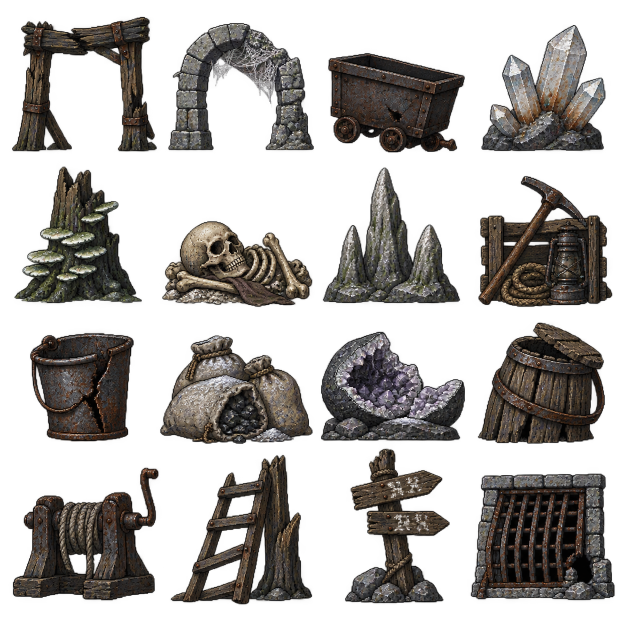
#> input picture image-generation/scene-samples/biome-props-v2/hollow_delve/sheet-1.png, 1254 x 1254 px (shown at 1/2 size)
$ python -i bundle_scenery.py   (imports and definitions only)
#> lines starting #> are read from the running program, lines starting #| are printed output that depends on the picture; after the words box and inside, x2 and y2 are one past the last pixel; in counts of white or black regions, pixels touching at a corner belong together
#> further down, picture is the input picture: PIL image 1254x1254 RGBA; mean R, G, B, A 32.8, 29.6, 26.8, 106.2
### scripts/asset_palette.py
"""One master palette for every game-art exporter (no image/model dependencies at import).

uv run sprite-python scripts/asset_palette.py map SOURCE.png OUTPUT.png
uv run sprite-python scripts/asset_palette.py check [PNG ...]
"""
from __future__ import annotations

import argparse
import hashlib
import json
from pathlib import Path
import re

ROOT = Path(__file__).resolve().parents[1]
PALETTE = ROOT / "assets/palette.json"


def load_palette():
    palette = json.loads(PALETTE.read_text())
    colors = palette.get("colors", [])
    if not 2 <= len(colors) <= 256 or any(not isinstance(c, str) or not re.fullmatch(r"#[0-9a-fA-F]{6}", c) for c in colors):
        raise ValueError("Master palette requires 2..256 #RRGGBB colors")
    if len({c.lower() for c in colors}) != len(colors):
        raise ValueError("Master palette contains duplicate colors")
    return palette


# [14 lines left out: functions palette_contract, palette_guidance, not called in this run]


def palette_colors():
    import numpy as np
    return np.array([list(bytes.fromhex(c[1:])) for c in load_palette()["colors"]], dtype=np.uint8)


def map_palette(image, colors=None, metric="ciede2000"):
    """Map exact RGB values without dithering; bounded memory even for large masters.

    RGBA coverage is preserved byte-for-byte. Fully hidden RGB is cleared and
    cannot influence visible colors. Every identical RGB maps identically across
    assets, frames and biomes. Already-correct palette pixels stay exact.
    """
    import numpy as np
    from PIL import Image
    from skimage.color import rgb2lab, deltaE_ciede2000

    allowed = palette_colors()
    if colors is not None and not np.array_equal(colors, allowed):
        raise ValueError("Per-asset palettes are unsupported; edit assets/palette.json")
    if metric not in ("ciede2000", "cie76"):
        raise ValueError(f"Unknown palette metric: {metric}")
    rgba = np.array(image.convert("RGBA"))
    visible = rgba[..., 3] > 0
    unique, inverse = np.unique(rgba[visible, :3], axis=0, return_inverse=True)
    mapped = np.empty_like(unique)
    palette_lab = rgb2lab(allowed[None, :, :] / 255.0)[0]
    for start in range(0, len(unique), 8192):
        batch = unique[start:start + 8192]
        lab = rgb2lab(batch[None, :, :] / 255.0)[0]
        distance = (deltaE_ciede2000(lab[:, None, :], palette_lab[None, :, :]) if metric == "ciede2000"
                    else ((lab[:, None, :] - palette_lab[None, :, :]) ** 2).sum(-1))
        mapped[start:start + len(batch)] = allowed[distance.argmin(-1)]
    rgba[visible, :3] = mapped[inverse]
    rgba[~visible, :3] = 0
    result = Image.fromarray(rgba)
    return result.convert("RGB") if image.mode == "RGB" else result


# [9 lines left out: function validate_image, not called in this run]


def runtime_files():
    return sorted(path for folder in ("sprites", "biomes", "items", "maps")
                  for path in (ROOT / "assets" / folder).rglob("*.png"))


# [34 lines left out: function main, not called in this run]


# [2 lines that do not run on import are left out]

### scripts/bundle_scenery.py
"""Trim generated prop sheets and pack one grounded texture atlas per biome.

uv run sprite-python scripts/bundle_scenery.py --biome hollow_delve
"""
from __future__ import annotations

import argparse
import hashlib
import io
import json
from pathlib import Path
import tomllib
import sys

import numpy as np
from PIL import Image, ImageDraw
from scipy import ndimage

ROOT = Path(__file__).resolve().parents[1]
RECIPES = ROOT / "image-generation/scene-samples/biome-props-v2"
sys.path.insert(0, str(ROOT / "image-generation/biome-assets"))
from pixel_style import compile_texture, load_profile, validate
from asset_palette import map_palette, validate_image, palette_contract


def sha(data):
    return hashlib.sha256(data).hexdigest()


def trim_prop(image, max_edge=256, threshold=128, *, world_height=None, pixel_profile=None):
    """Discard faint matte and tiny detached specks, then trim visible pixels.

    Significant separate parts and aspect ratio are retained. A pixel profile
    compiles detail at world scale; the legacy max-edge path uses nearest reduction.
    """
#> called with max_edge = 256, threshold = 128
    rgba = np.array(image.convert("RGBA"))
    labels, _ = ndimage.label(rgba[..., 3] >= threshold, np.ones((3, 3)))
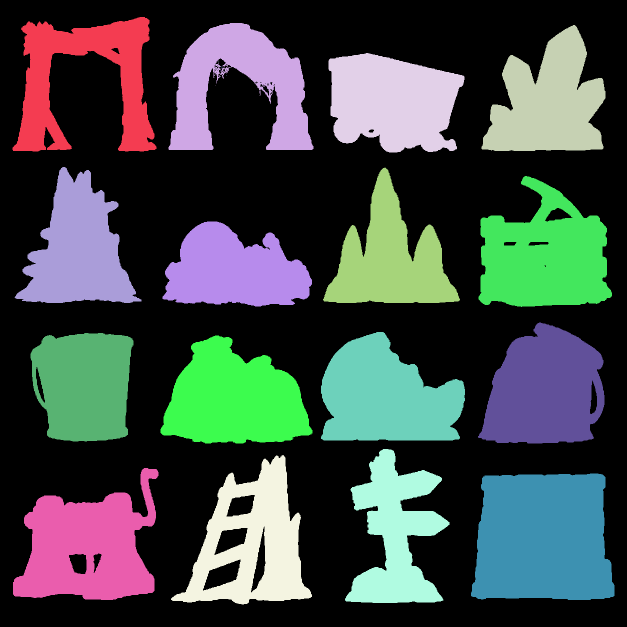
#> labels: shape (1254, 1254) int32 (shown at 1/2 size); 22 distinct labels, from 0 to 21; one colour per label, 0 black
    areas = np.bincount(labels.ravel())
#> areas = 22 values, max 907758 at index 0, min 1 at index 5, mean 71478
    areas[0] = 0
    if not areas.max():
        raise ValueError("Empty prop cell")
    minimum = max(4, int(areas.max() * .002))
#> minimum = 127
    keep = np.flatnonzero(areas >= minimum)
#> keep = [1, 2, 3, 4, 10, 11, 12, 13, 14, 15, 16, 17, 18, 19, 20, 21]
    mask = np.isin(labels, keep)
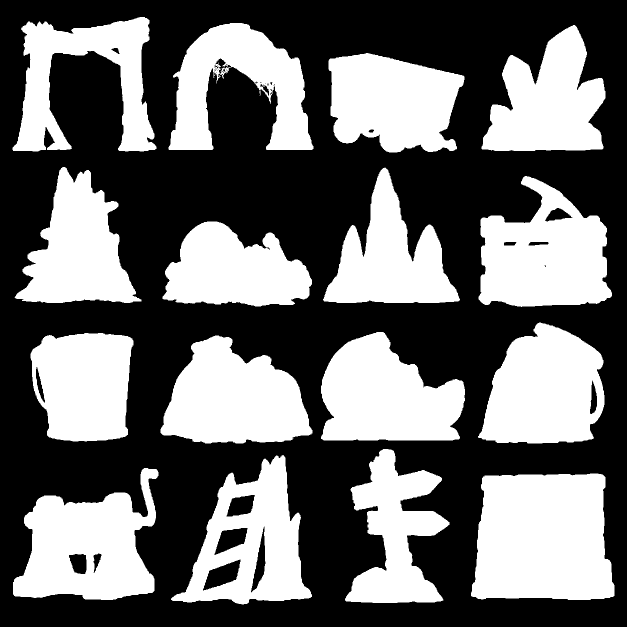
#> mask: shape (1254, 1254) bool (shown at 1/2 size); 42.3% white; 16 white regions, largest, box (x1, y1, x2, y2) and area: (942, 947, 1229, 1200) 63724, (26, 936, 317, 1200) 46387, (957, 352, 1224, 614) 46349
    removed = int(((rgba[..., 3] >= threshold) & ~mask).sum())
#> removed = 7
    rgba[..., 3] = mask.astype(np.uint8) * 255
    rgba[~mask] = 0
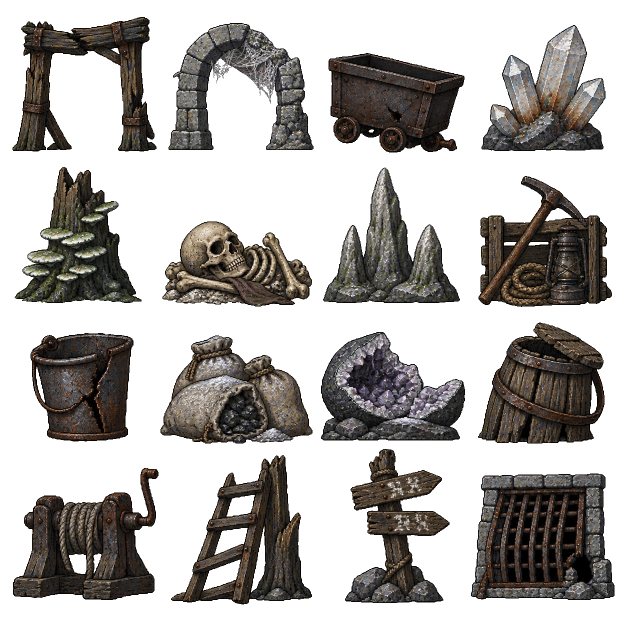
#> rgba: shape (1254, 1254, 4) (shown at 1/2 size); mean R, G, B, A 30.1, 27.2, 24.7, 107.8; transparent parts drawn white
    clean = Image.fromarray(rgba)
    bounds = clean.getbbox()
#> bounds = (25, 34, 1229, 1209)
    if not bounds:
        raise ValueError("No supported prop pixels")
    clean = clean.crop(bounds)
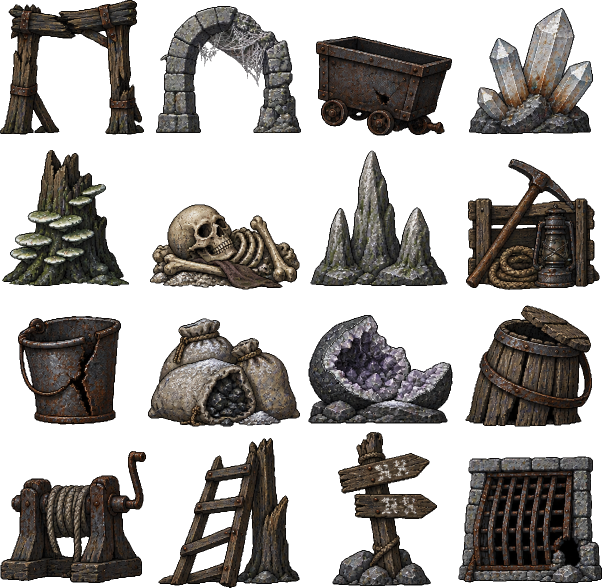
#> clean: PIL image 1204x1175 RGBA (shown at 1/2 size); mean R, G, B, A 33.4, 30.2, 27.4, 119.8; transparent parts drawn white
    if pixel_profile is not None:
        clean = compile_texture(clean, (world_height * clean.width / clean.height, world_height), pixel_profile, "prop")
    else:
        ratio = min(1, max_edge / max(clean.size))
#> ratio = 0.213
        size = tuple(max(1, round(n * ratio)) for n in clean.size)
#> size = (256, 250)
        clean = map_palette(clean.resize(size, Image.Resampling.NEAREST))
#> (reads image-generation/dark-fantasy-01/palette.json from the repository)
#> in map_palette, `rgba = np.array(image.convert("RGBA"))`:
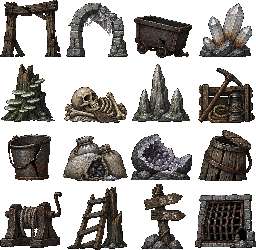
#> rgba: shape (250, 256, 4); mean R, G, B, A 33.5, 30.3, 27.5, 120; transparent parts drawn white
#> in map_palette, `visible = rgba[..., 3] > 0`:
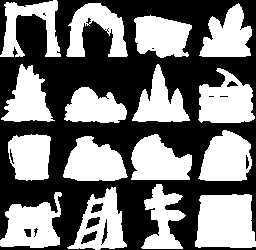
#> visible: shape (250, 256) bool; 47% white; 16 white regions, largest, box (x1, y1, x2, y2) and area: (195, 194, 256, 248) 2878, (198, 68, 255, 123) 2117, (0, 192, 62, 248) 2106
#> the loop in map_palette, `for start in range(0, len(unique), 8192):` made 3 passes
#> start on passes 2 to 3: 8192, 16384
#> in map_palette, `rgba[visible, :3] = mapped[inverse]`:
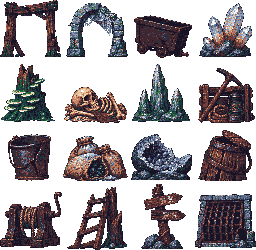
#> rgba: shape (250, 256, 4); mean R, G, B, A 34.9, 29.9, 33.6, 120; transparent parts drawn white
    # Reduction can lose the last sparse row. Trim once more so the
    # declared support line cannot sit below an empty exported row.
    reduced_bounds = clean.getbbox()
#> reduced_bounds = (0, 0, 256, 250)
    clean = clean.crop(reduced_bounds)
    return clean, {"source_trim": list(bounds), "reduced_trim": list(reduced_bounds),
                   "removed_detached_pixels": removed, "components": len(keep)}


# [124 lines left out: functions pack_rectangles, bundle, not called in this run]


# [5 lines not run here, left out]

>>> from PIL import Image
>>> picture = Image.open('../image-generation/scene-samples/biome-props-v2/hollow_delve/sheet-1.png')
>>> result = trim_prop(picture)
